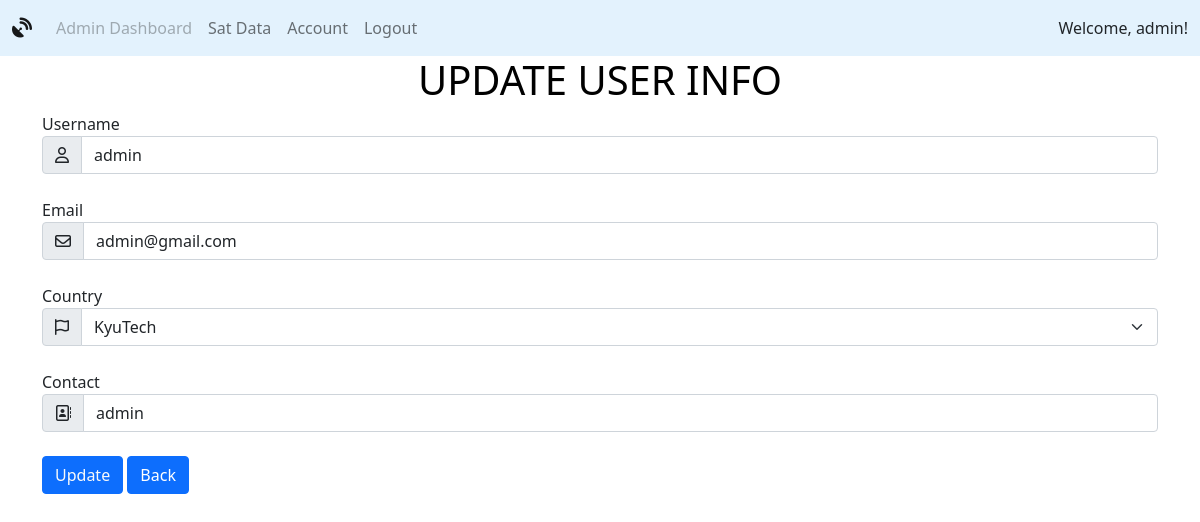
The app's page /edituser.php?updatebutton=27 (signed in), older data.
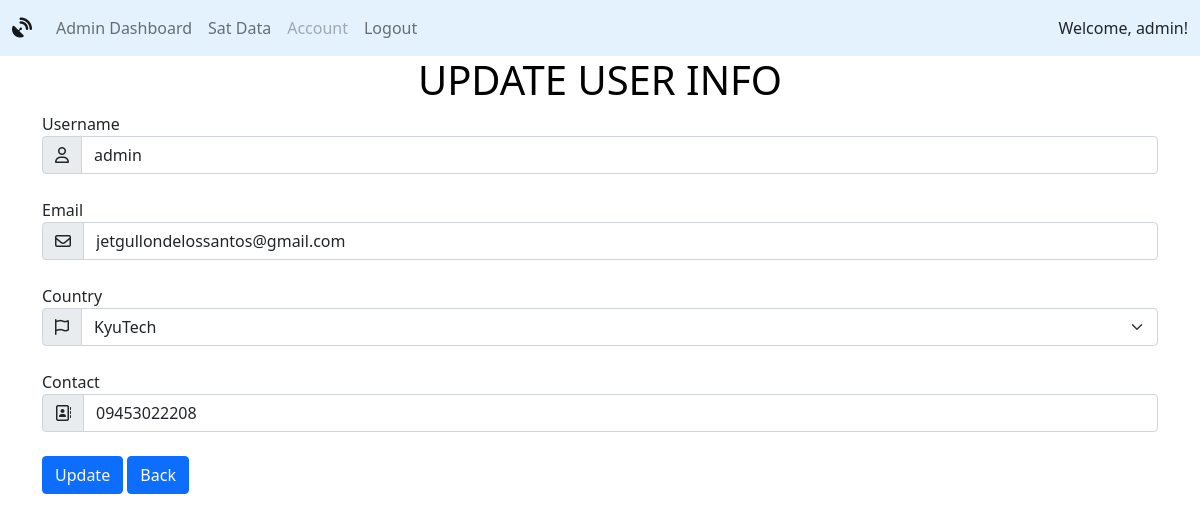
The same page, newer data.
### tables this page shows
CREATE TABLE `users` (
  `idUsers` int(11) NOT NULL,
  `usernameUsers` tinytext NOT NULL,
  `emailUsers` tinytext NOT NULL,
  `passwordUsers` varchar(255) NOT NULL,
  `countryUsers` tinytext NOT NULL,
  `contactUsers` tinytext NOT NULL,
  `permissionsUsers` text NOT NULL DEFAULT 'Regular User'
);

### includes/classautoloader.inc.php (called while the page is built, shortened)
<?php
function myAutoLoader($className) {
    $url = $_SERVER['HTTP_HOST'].$_SERVER['REQUEST_URI'];
    if (strpos($url,'includes') !== false) {
        $path = '../classes/';
    } else {
        $path = 'classes/';
    }
    $extension = '.class.php';
}

### classes/dbh.class.php (called while the page is built)
<?php
 class Dbh {
     private $host = 'localhost';
     private $user = 'root';
     private $pwd = '';
     private $dbName = 'satdata';
     protected function connect() {
         $dsn = 'mysql:host='. $this->host .';dbname=' . $this->dbName;
         $pdo = new PDO($dsn,$this->user,$this->pwd);
         $pdo->setAttribute(PDO::ATTR_DEFAULT_FETCH_MODE,PDO::FETCH_ASSOC);
         return $pdo;
     }
 }

### classes/users.class.php (called while the page is built, shortened)
<?php
class Users extends Dbh {
    protected function getOneUser($id) {
        $sql = "SELECT * FROM users WHERE idUsers = ?";
        $stmt = $this->connect()->prepare($sql);
        $stmt->execute([$id]);
        $results = $stmt->fetchAll();
        return $results;
    }
}

### classes/usersview.class.php (called while the page is built, shortened)
<?php
class UsersView extends Users {
    public function showOneUser($fileId) {
        $results = $this->getOneUser($fileId);
        return $results;
    }
}

### edituser.php (the view, shortened to what the changed rows need)
<?php
include_once 'includes/classautoloader.inc.php';
include_once 'header.php';
if (isset($_GET['updatebutton'])) {
    $id = $_GET['updatebutton'];
    $showUsersObj = new UsersView();
    $results = $showUsersObj-> showOneUser($id);
    $username = $results[0]['usernameUsers'];
    $email = $results[0]['emailUsers'];
    $country = $results[0]['countryUsers'];
    $contact = $results[0]['contactUsers'];
}
?>
<div class="container">
  <h1>UPDATE USER INFO</h1>
  <form class="" method="post">
    <div class="input-group flex-nowrap my-4 mt-0">
      <span class="input-group-text"><i class="far fa-user"></i></span>
      <input type="text" class="form-control" name= "upusername" value = <?php echo $username ?>>
    </div>
    <div class="input-group flex-nowrap my-4 mt-0">
      <span class="input-group-text"><i class="far fa-envelope"></i></span>
      <input type="text" class="form-control" name= "upemail" value = <?php echo $email ?>>
    </div>
    <div class="input-group flex-nowrap my-4 mt-0">
      <span class="input-group-text"><i class="far fa-flag"></i></span>
      <select class="form-select" name= "upcountry" value ="">
            <option selected><?php echo $country ?></option>
          </select>
    </div>
    <div class="input-group flex-nowrap my-4 mt-0">
      <span class="input-group-text"><i class="far fa-address-book"></i></span>
      <input type="text" class="form-control" name= "upcontact" value = <?php echo $contact ?>>
    </div>
  </div>

### header.php (shortened to what the changed rows need)
<?php
    include_once 'includes/classautoloader.inc.php';
?>
<html lang="en">
<head>
    <link rel="stylesheet" href="resources/stylesheet.css">
    <link href="https://cdn.jsdelivr.net/npm/bootstrap@5.0.2/dist/css/bootstrap.min.css" rel="stylesheet">
</head>
  <nav class="navbar navbar-expand-lg navbar-light" style="background-color: #e3f2fd;">
    <div class="container-fluid">
      <div class="collapse navbar-collapse" id="navbarNav">
        <ul class="navbar-nav">
          <?php
            if (isset($_SESSION['userUsername']) && $_SESSION['userPermission'] == 'Admin') {
              echo '
              <li class="nav-item">
                <a class="nav-link enabled" href="dashboard.php" tabindex="-1" aria-disabled="false">Admin Dashboard</a>
              </li>
              <li class="nav-item">
                <a class="nav-link enabled" href="satdata.php" tabindex="-1" aria-disabled="true">Sat Data</a>
              </li>
              <li class="nav-item">
                <a class="nav-link disabled" href="#" tabindex="-1" aria-disabled="false">Account</a>
              </li>
              <li class="nav-item">
                <a class="nav-link enabled" href="includes/logout.inc.php" tabindex="-1" aria-disabled="false">Logout</a>
              </li>'
              ;
            } else if (isset($_SESSION['userUsername'])) {
               echo '
              <li class="nav-item">
                <a class="nav-link disabled" href="dashboard.php" tabindex="-1" aria-disabled="false">Admin Dashboard</a>
              </li>
              <li class="nav-item">
                <a class="nav-link enabled" href="satdata.php" tabindex="-1" aria-disabled="false">Sat Data</a>
              </li>
              <li class="nav-item">
                <a class="nav-link enabled" href="#" tabindex="-1" aria-disabled="false">Account</a>
              </li>
              <li class="nav-item">
                <a class="nav-link enabled" href="includes/logout.inc.php" tabindex="-1" aria-disabled="false">Logout</a>
              </li>'
              ;
            }
          ?>
        </ul>
      </div>
    </div>
  </nav>

Row changes from the older to the newer data that the page shows:
changed users "admin": upemail "admin@gmail.com" → "jetgullondelossantos@gmail.com"; upcontact "admin" → "09453022208"
